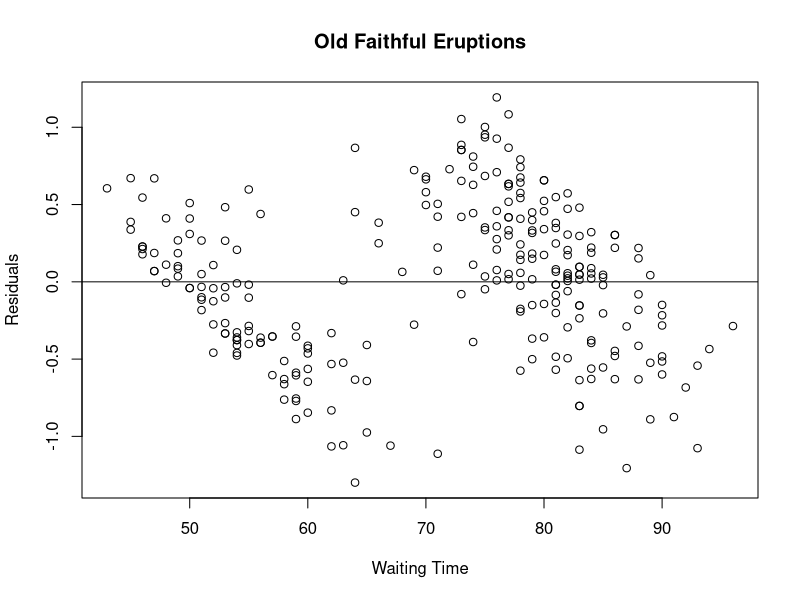
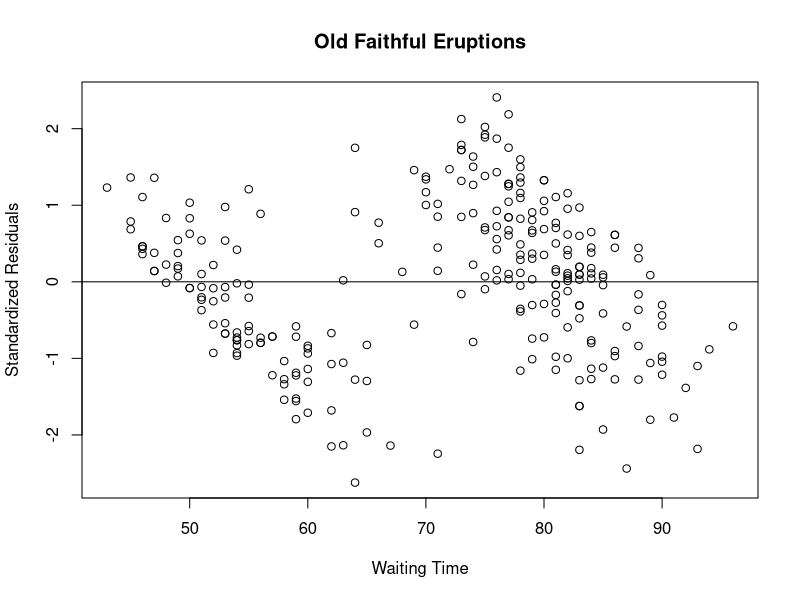
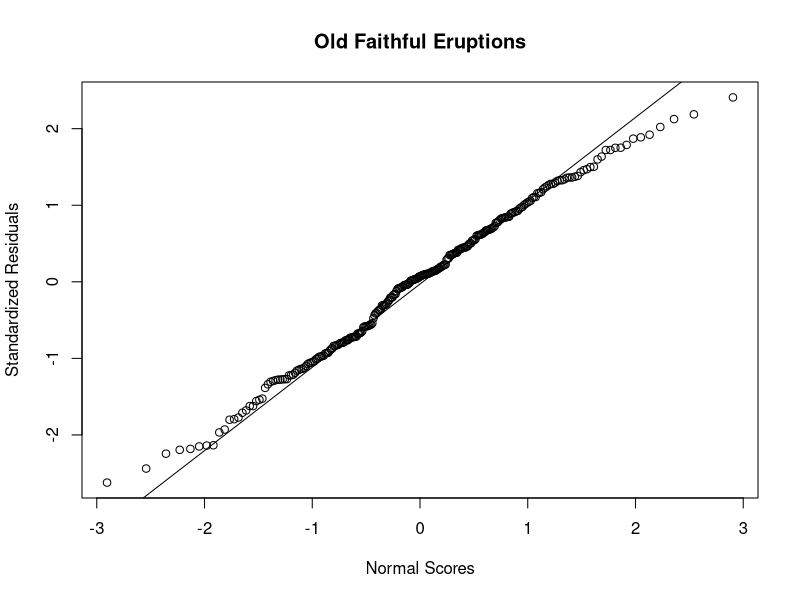

Here is the R script that generated these plots, in order:
## ---- chunk 1
knitr::opts_chunk$set(echo = TRUE)
## ---- chunk 2
library(e1071)

duration = faithful$eruptions
## ---- chunk 3
eruption.lm = lm(eruptions ~ waiting, data=faithful)
eruption.res = resid(eruption.lm)


plot(faithful$waiting, eruption.res, ylab="Residuals", xlab="Waiting Time", main="Old Faithful Eruptions") 
abline(0, 0) # the horizon
## ---- chunk 4
eruption.lm = lm(eruptions ~ waiting, data=faithful)
eruption.stdres = rstandard(eruption.lm)

plot(faithful$waiting, eruption.stdres, ylab="Standardized Residuals", xlab="Waiting Time", main="Old Faithful Eruptions") 
abline(0, 0) # the horizon

## ---- chunk 5
eruption.lm = lm(eruptions ~ waiting, data=faithful) 
eruption.stdres = rstandard(eruption.lm)
qqnorm(eruption.stdres, ylab="Standardized Residuals", xlab="Normal Scores", main="Old Faithful Eruptions") 
qqline(eruption.stdres)
